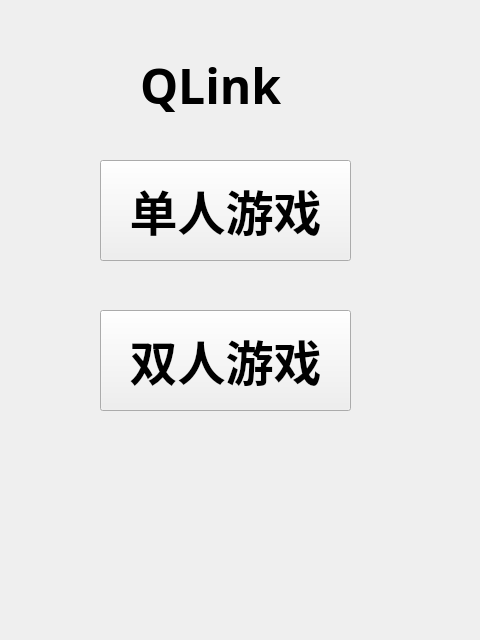
<?xml version="1.0" encoding="UTF-8"?>
<ui version="4.0">
 <class>Mode</class>
 <widget class="QWidget" name="Mode">
  <property name="geometry">
   <rect>
    <x>0</x>
    <y>0</y>
    <width>480</width>
    <height>640</height>
   </rect>
  </property>
  <property name="windowTitle">
   <string>Form</string>
  </property>
  <widget class="QLabel" name="label">
   <property name="geometry">
    <rect>
     <x>140</x>
     <y>50</y>
     <width>171</width>
     <height>71</height>
    </rect>
   </property>
   <property name="font">
    <font>
     <family>Alibaba PuHuiTi</family>
     <pointsize>36</pointsize>
     <weight>75</weight>
     <bold>true</bold>
    </font>
   </property>
   <property name="text">
    <string>QLink</string>
   </property>
  </widget>
  <widget class="QPushButton" name="Single">
   <property name="geometry">
    <rect>
     <x>100</x>
     <y>160</y>
     <width>251</width>
     <height>101</height>
    </rect>
   </property>
   <property name="font">
    <font>
     <family>Alibaba PuHuiTi</family>
     <pointsize>36</pointsize>
     <weight>75</weight>
     <bold>true</bold>
    </font>
   </property>
   <property name="text">
    <string>单人游戏</string>
   </property>
  </widget>
  <widget class="QPushButton" name="Double">
   <property name="geometry">
    <rect>
     <x>100</x>
     <y>310</y>
     <width>251</width>
     <height>101</height>
    </rect>
   </property>
   <property name="font">
    <font>
     <family>Alibaba PuHuiTi</family>
     <pointsize>36</pointsize>
     <weight>75</weight>
     <bold>true</bold>
    </font>
   </property>
   <property name="text">
    <string>双人游戏</string>
   </property>
  </widget>
 </widget>
 <resources/>
 <connections/>
</ui>
